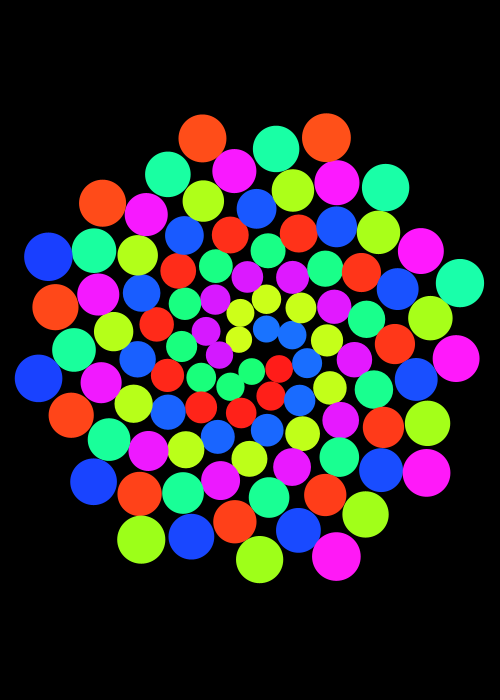
Frame 1 (no input)
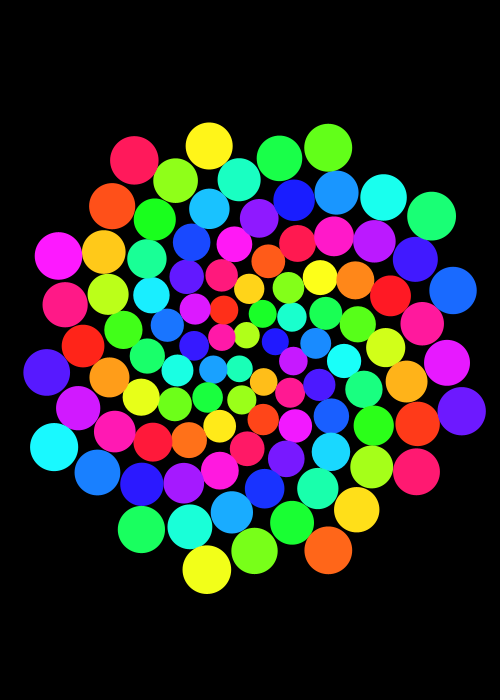
Frame 60 (the mouse pressed at the canvas centre just before this capture)
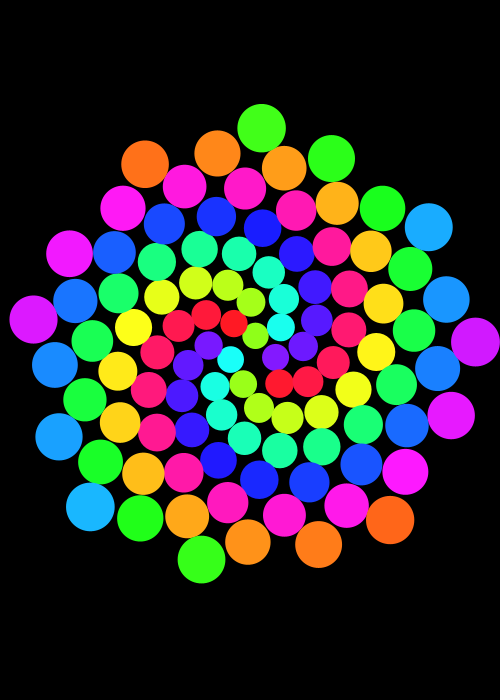
Frame 120 (the mouse held since frame 60 and released just before this capture)

The Processing sketch that drew these frames (run headless with seeded random() and noise(); from frame 60 on, the mouse is pressed at the canvas centre):

// Processing sketch: processing_98066
// ── processing_98066.pde



int nbr_circles = 100;
float deviation = 5/9.0;

float phi = (sqrt(5)+1)/2 - 1;       
float golden_angle = phi * TWO_PI;    

void setup()
{
  size(500, 700);

  colorMode(HSB, 1);
  frameRate(100000);
}

void draw()
{
  background(0, 0, 0);

  fill(0);
  noStroke();

  float lg_rad = width * .45;
  float lg_area = sq(lg_rad) * PI;

  float mean_area = lg_area / nbr_circles;

  float min_area = mean_area * (1-deviation);
  float max_area = mean_area * (1+deviation);

  float cum_area = 0;

  float fudge = .87;

  float cx = width/2;
  float cy = height/2;

  float hue_incr = frameCount * .0004 + .2;
  float angle_offset = frameCount * .01;

  for (int i = 1; i <= nbr_circles; ++i) {

    float angle = i*golden_angle + angle_offset;

    float ratio = i / (float) nbr_circles;
    float sm_area = min_area + ratio * (max_area - min_area);


    float sm_dia = 2 * sqrt( sm_area / PI );
    float adj_sm_dia = sm_dia * fudge;

    cum_area += sm_area;

    float spiral_rad = sqrt( cum_area / PI );

    float x = cx + cos(angle) * spiral_rad;
    float y = cy + sin(angle) * spiral_rad;

    float hue = hue_incr*i;
    hue -= Math.floor(hue);
    fill(hue, 0.9, 1);

    ellipse(x, y, adj_sm_dia, adj_sm_dia);
  }
}
